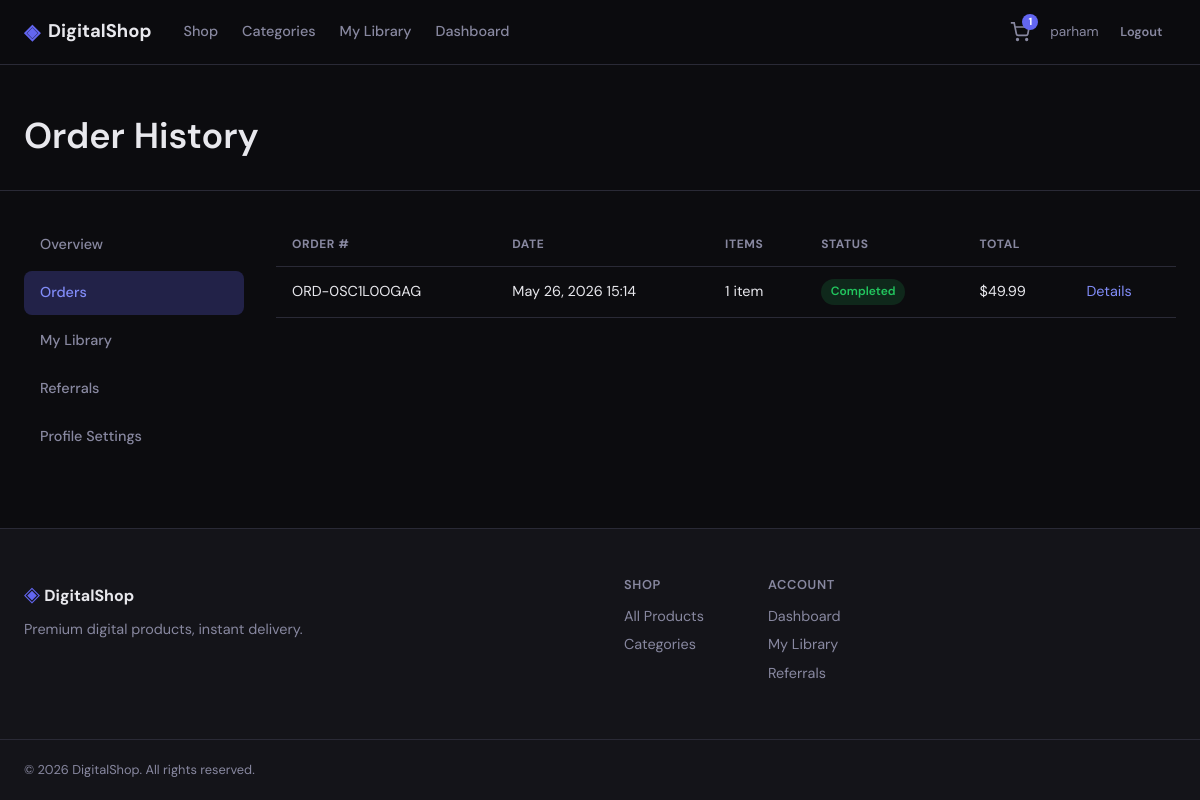
/orders/ (signed in), run on the app's committed database.
### apps/orders/models.py (models this page shows, shortened)
class Order(TimeStampedModel):
    STATUS_CHOICES = [
        ("pending", "Pending"),
        ("paid", "Paid"),
        ("completed", "Completed"),
        ("cancelled", "Cancelled"),
        ("refunded", "Refunded"),
    ]
    order_number = models.CharField(
        max_length=20,
        unique=True,
        default=generate_order_number,
        editable=False,
    )
    user = models.ForeignKey(
        settings.AUTH_USER_MODEL,
        on_delete=models.PROTECT,
        related_name="orders",
    )
    status = models.CharField(max_length=20, choices=STATUS_CHOICES, default="pending")
    subtotal = models.DecimalField(max_digits=10, decimal_places=2)
    discount_amount = models.DecimalField(max_digits=10, decimal_places=2, default=0)
    referral_credit_used = models.DecimalField(max_digits=10, decimal_places=2, default=0)
    total = models.DecimalField(max_digits=10, decimal_places=2)
    coupon = models.ForeignKey(
        "promotions.Coupon",
        on_delete=models.SET_NULL,
        null=True,
        blank=True,
        related_name="orders",
    )
    coupon_code = models.CharField(max_length=50, blank=True)
    notes = models.TextField(blank=True)
    paid_at = models.DateTimeField(null=True, blank=True)
    class Meta:
        db_table = "orders_order"
        ordering = ["-created_at"]

### apps/cart/views.py (the view)
# urls.py: path("", cart_views.order_list, name="list"),
@login_required
def order_list(request):
    orders = Order.objects.filter(user=request.user).prefetch_related("items")
    return render(request, "orders/order_list.html", {"orders": orders})

### apps/cart/context_processors.py (called while the page is built)
def cart_context(request):
    try:
        cart = get_or_create_cart(request)
        return {
            "cart_item_count": cart.total_items,
        }
    except Exception:
        return {"cart_item_count": 0}

### apps/cart/models.py (called while the page is built)
    @property
    def total_items(self):
        return sum(item.quantity for item in self.items.all())

### apps/cart/services.py (called while the page is built, shortened)
def get_or_create_cart(request):
    if request.user.is_authenticated:
        cart, _ = Cart.objects.get_or_create(user=request.user)
        return cart

### templates/orders/order_list.html (shortened to what this page needs)
{% extends "base.html" %}
{% block content %}
<div class="page-header">
    <div class="container">
        <h1>Order History</h1>
    </div>
</div>
<div class="container dashboard-layout">
    <aside class="dashboard-sidebar">
        <nav class="dashboard-nav">
            <a href="{% url 'accounts:dashboard' %}">Overview</a>
            <a href="{% url 'orders:list' %}" class="active">Orders</a>
            <a href="{% url 'accounts:library' %}">My Library</a>
            <a href="{% url 'accounts:referrals' %}">Referrals</a>
            <a href="{% url 'accounts:profile' %}">Profile Settings</a>
        </nav>
    </aside>
    <div class="dashboard-main">
        {% if orders %}
        <div class="table-responsive">
            <table class="data-table">
                <thead>
                    <tr>
                        <th>Order #</th>
                        <th>Date</th>
                        <th>Items</th>
                        <th>Status</th>
                        <th>Total</th>
                        <th></th>
                    </tr>
                </thead>
                <tbody>
                    {% for order in orders %}
                    <tr>
                        <td>{{ order.order_number }}</td>
                        <td>{{ order.created_at|date:"M d, Y H:i" }}</td>
                        <td>{{ order.items.count }} item{{ order.items.count|pluralize }}</td>
                        <td><span class="status-badge status-{{ order.status }}">{{ order.get_status_display }}</span></td>
                        <td>${{ order.total }}</td>
                        <td><a href="{% url 'orders:detail' order.order_number %}">Details</a></td>
                    </tr>
                    {% endfor %}
                </tbody>
            </table>
        </div>
        {% else %}
        <div class="empty-state">
            <h2>No orders yet</h2>
            <a href="{% url 'catalog:products' %}" class="btn btn-primary btn-lg">Start Shopping</a>
        </div>
        {% endif %}
    </div>
</div>
{% endblock %}

### templates/base.html (shortened to what this page needs)
{% load static %}
<!DOCTYPE html>
<html lang="en">
<head>
    <link rel="stylesheet" href="{% static 'css/main.css' %}">
</head>
<body>
    <nav class="navbar">
        <div class="container navbar-inner">
            <a href="{% url 'storefront:home' %}" class="logo">
                <span class="logo-icon">◈</span>
                DigitalShop
            </a>
            <div class="nav-links">
                <a href="{% url 'catalog:products' %}">Shop</a>
                <a href="{% url 'catalog:categories' %}">Categories</a>
                {% if user.is_authenticated %}
                    <a href="{% url 'accounts:library' %}">My Library</a>
                    <a href="{% url 'accounts:dashboard' %}">Dashboard</a>
                {% endif %}
            </div>
            <div class="nav-actions">
                <a href="{% url 'cart:detail' %}" class="cart-btn">
                    <svg width="20" height="20" viewBox="0 0 24 24" fill="none" stroke="currentColor" stroke-width="2"><circle cx="9" cy="21" r="1"/><circle cx="20" cy="21" r="1"/><path d="M1 1h4l2.68 13.39a2 2 0 0 0 2 1.61h9.72a2 2 0 0 0 2-1.61L23 6H6"/></svg>
                    {% if cart_item_count %}<span class="cart-badge">{{ cart_item_count }}</span>{% endif %}
                </a>
                {% if user.is_authenticated %}
                    <div class="user-menu">
                        <span class="user-name">{{ user.username }}</span>
                        <a href="{% url 'accounts:logout' %}" class="btn btn-ghost btn-sm">Logout</a>
                    </div>
                {% else %}
                    <a href="{% url 'accounts:login' %}" class="btn btn-ghost btn-sm">Login</a>
                    <a href="{% url 'accounts:register' %}" class="btn btn-primary btn-sm">Sign Up</a>
                {% endif %}
            </div>
        </div>
    </nav>
    <main>
        {% block content %}{% endblock %}
    </main>
    <footer class="footer">
        <div class="container footer-inner">
            <div class="footer-brand">
                <span class="logo-icon">◈</span>
                <strong>DigitalShop</strong>
                <p>Premium digital products, instant delivery.</p>
            </div>
            <div class="footer-links">
                <div>
                    <h4>Shop</h4>
                    <a href="{% url 'catalog:products' %}">All Products</a>
                    <a href="{% url 'catalog:categories' %}">Categories</a>
                </div>
                <div>
                    <h4>Account</h4>
                    <a href="{% url 'accounts:dashboard' %}">Dashboard</a>
                    <a href="{% url 'accounts:library' %}">My Library</a>
                    <a href="{% url 'accounts:referrals' %}">Referrals</a>
                </div>
            </div>
        </div>
        <div class="footer-bottom container">
            <p>&copy; 2026 DigitalShop. All rights reserved.</p>
        </div>
    </footer>
</body>
</html>

### data on the page
Order: order_number "ORD-0SC1L0OGAG", created_at "May 26, 2026 15:14", items.count "1", status "Completed", total "49.99"

### other printed values
{{ cart_item_count }} "1"
{{ user.username }} "parham"
